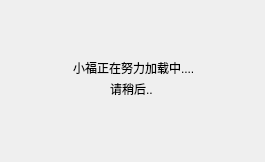
<?xml version="1.0" encoding="UTF-8"?>
<ui version="4.0">
 <class>Loading</class>
 <widget class="QWidget" name="Loading">
  <property name="geometry">
   <rect>
    <x>0</x>
    <y>0</y>
    <width>265</width>
    <height>162</height>
   </rect>
  </property>
  <property name="windowTitle">
   <string>Form</string>
  </property>
  <widget class="QLabel" name="label">
   <property name="geometry">
    <rect>
     <x>73</x>
     <y>60</y>
     <width>131</width>
     <height>16</height>
    </rect>
   </property>
   <property name="text">
    <string>小福正在努力加载中....</string>
   </property>
  </widget>
  <widget class="QLabel" name="label_2">
   <property name="geometry">
    <rect>
     <x>110</x>
     <y>79</y>
     <width>51</width>
     <height>20</height>
    </rect>
   </property>
   <property name="text">
    <string>请稍后..</string>
   </property>
  </widget>
 </widget>
 <resources/>
 <connections/>
</ui>
